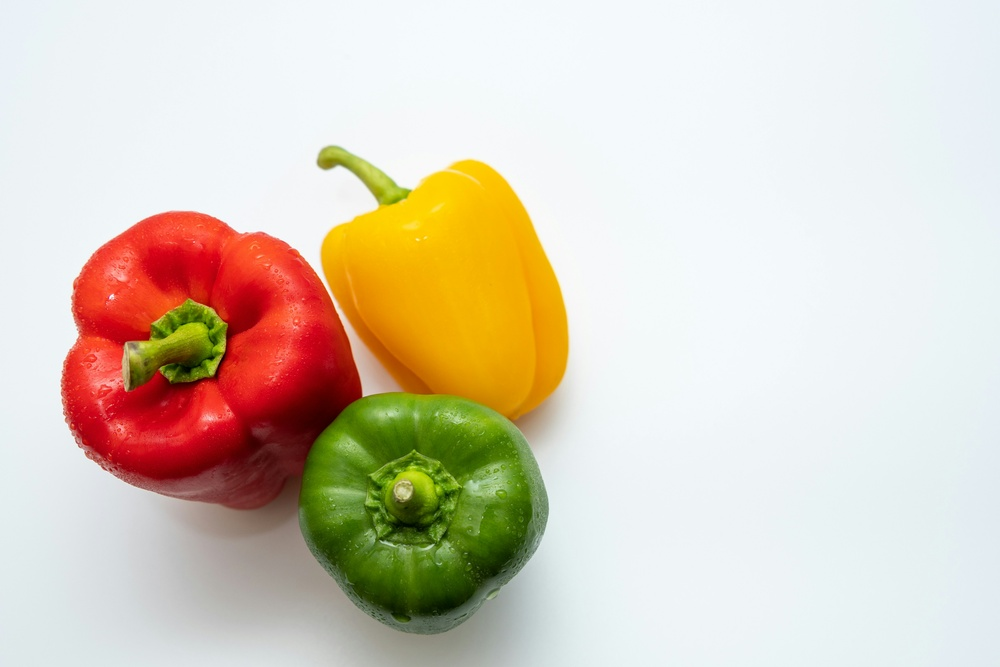
#> input picture images/input/peppers.jpg, 1000 x 667 px, shrunk from 5568 x 3712 before the run
$ jupyter execute color_space_conversions_analysis.ipynb   (shell and % lines are left out)
#> lines starting #> are read from the running program, lines starting #| are printed output that depends on the picture
### src/color_utils.py
import cv2
import numpy as np

# [17 lines left out: functions generate_pure_color, bgr_to_hsv, not called in this run]

def hsv_to_bgr(image):
    """Convert HSV image back to BGR space."""
    return cv2.cvtColor(image, cv2.COLOR_HSV2BGR)

def bgr_to_rgb(image):
    """Convert BGR to RGB for matplotlib display."""
    return cv2.cvtColor(image, cv2.COLOR_BGR2RGB)

def rgb_to_cmy(image):
    """
    Convert RGB to CMY (subtractive model).
    Formula: C = 1-R, M = 1-G, Y = 1-B.
    """
    norm_img = image.astype(np.float32) / 255.0
    return 1.0 - norm_img

# [23 lines left out: functions apply_hsv_transfer, apply_sepia_filter, not called in this run]

### src/visualization.py
import matplotlib.pyplot as plt
import cv2

def show_image(image, title="Image", cmap=None, figsize=(6, 6)):
    """Display a single image (handles BGR/RGB swap automatically)."""
    plt.figure(figsize=figsize)
    if len(image.shape) == 3:
        # OpenCV uses BGR, Matplotlib uses RGB
        plt.imshow(cv2.cvtColor(image, cv2.COLOR_BGR2RGB))
    else:
        plt.imshow(image, cmap=cmap or 'gray')
    plt.title(title)
    plt.axis('off')
    plt.show()

def compare_results(images, titles, figsize=(15, 5), cmap=None):
    """Display multiple images side-by-side for comparative analysis."""
    n = len(images)
    fig, axes = plt.subplots(1, n, figsize=figsize)
    if n == 1: axes = [axes]

    for ax, img, title in zip(axes, images, titles):
        if len(img.shape) == 3:
            ax.imshow(cv2.cvtColor(img, cv2.COLOR_BGR2RGB))
        else:
            ax.imshow(img, cmap=cmap or 'gray')
        ax.set_title(title)
        ax.axis('off')
    plt.tight_layout()
    plt.show()

# [12 lines left out: function plot_histogram, not called in this run]

### notebooks/explorations/color_space_conversions_analysis.ipynb
# Color Space Conversions Analysis
**Experiments:** 10.5, 10.11, 10.15
**Focus:** Subtractive models (CMY), Perceptual uniformity (L*a*b*), and Compression models (YCbCr).

## Objectives
1. Implement and verify the RGB ↔ CMY round-trip conversion.
2. Analyze the L*a*b* color space components.
3. Explore the YCbCr model used in image compression.

[cell 1]
import sys
import os
import cv2
import numpy as np
import matplotlib.pyplot as plt

sys.path.append(os.path.abspath('../../'))

from src.color_utils import rgb_to_cmy
from src.visualization import compare_results, show_image

print("✓ Conversions Library Loaded!")

[cell 2]
# 1. Load an image (Lena or Peppers works best here)
img_bgr = cv2.imread('../../images/input/peppers.jpg')
#> img_bgr is the input picture: shape (667, 1000, 3); mean B, G, R 187.9, 205.3, 217.4
img_rgb = cv2.cvtColor(img_bgr, cv2.COLOR_BGR2RGB)

# 2. RGB to CMY (Using your src function)
cmy_img = rgb_to_cmy(img_rgb)
#> in rgb_to_cmy, `return 1.0 - norm_img`:
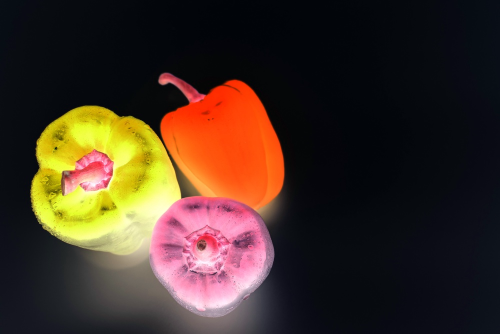
#> returned value: shape (667, 1000, 3) float32 (shown at 1/2 size); mean of channels 0, 1, 2 0.147, 0.195, 0.264; drawn as B, G, R

# 3. CMY to RGB (Inverse: RGB = 1 - CMY)
reconstructed_rgb = (1.0 - cmy_img) * 255
reconstructed_rgb = reconstructed_rgb.astype(np.uint8)

# 4. Round-trip Verification
mse = np.mean((img_rgb - reconstructed_rgb) ** 2)
#> mse = 0.108
print(f"Round-trip Mean Squared Error: {mse:.4f}")
#| Round-trip Mean Squared Error: 0.1084

# Visualize the CMY channels (Normalized 0-1)
c, m, y = cv2.split(cmy_img)
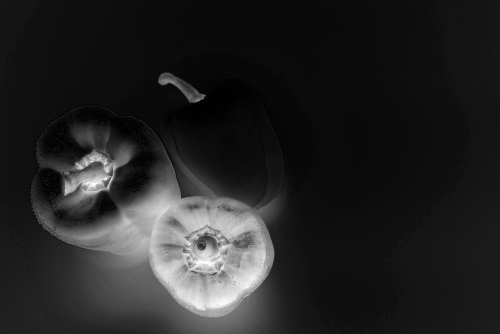
#> c: shape (667, 1000) float32 (shown at 1/2 size); min 0, max 1, mean 0.147
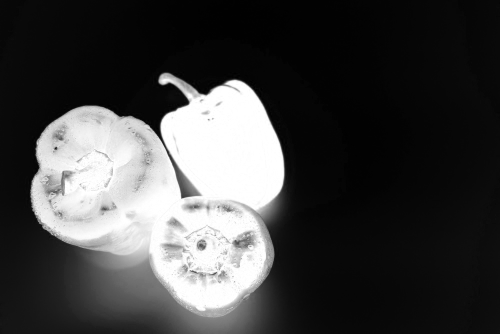
#> y: shape (667, 1000) float32 (shown at 1/2 size); min 0, max 1, mean 0.263
compare_results([c, m, y], ["Cyan Channel", "Magenta Channel", "Yellow Channel"], cmap='gray')
#> in compare_results, `n = len(images)`: n = 3
#> the loop in compare_results, `for ax, img, title in zip(axes, images, titles):` made 3 passes
#> title on passes 1 to 3: 'Cyan Channel', 'Magenta Channel', 'Yellow Channel'

[cell 3]
# Convert to LAB
lab_img = cv2.cvtColor(img_bgr, cv2.COLOR_BGR2LAB)
#> lab_img: shape (667, 1000, 3); mean of channels 0, 1, 2 213.8, 131.2, 139.1
l, a, b_chan = cv2.split(lab_img)

# Experiment: Manipulate the 'a' channel (Red-Green)
# Shifting 'a' can turn reds into greens
a_shifted = cv2.add(a, 50)
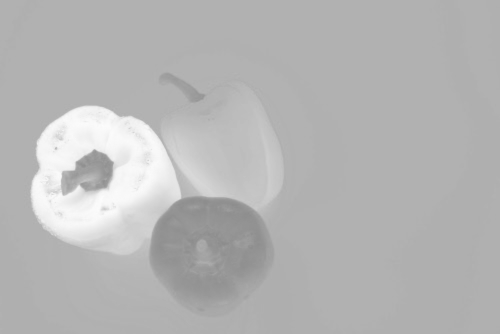
#> a_shifted: shape (667, 1000) (shown at 1/2 size); min 139, max 253, mean 181.2
lab_shifted = cv2.merge([l, a_shifted, b_chan])
#> lab_shifted: shape (667, 1000, 3); mean of channels 0, 1, 2 213.8, 181.2, 139.1
img_shifted = cv2.cvtColor(lab_shifted, cv2.COLOR_LAB2BGR)
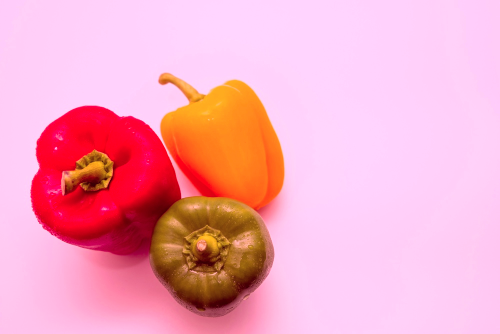
#> img_shifted: shape (667, 1000, 3) (shown at 1/2 size); mean B, G, R 192.8, 168, 244.4

compare_results([img_bgr, l, a, b_chan], ["Original", "L (Lightness)", "a (Red-Green)", "b (Blue-Yellow)"])
#> the loop in compare_results (call 2), `for ax, img, title in zip(axes, images, titles):` made 4 passes
show_image(img_shifted, "Shifted LAB (Color Axis Manipulation)")

[cell 4]
# Convert to YCbCr
ycbcr_img = cv2.cvtColor(img_bgr, cv2.COLOR_BGR2YCrCb)
#> ycbcr_img: shape (667, 1000, 3); mean of channels 0, 1, 2 207, 135.4, 117.1
y, cr, cb = cv2.split(ycbcr_img)
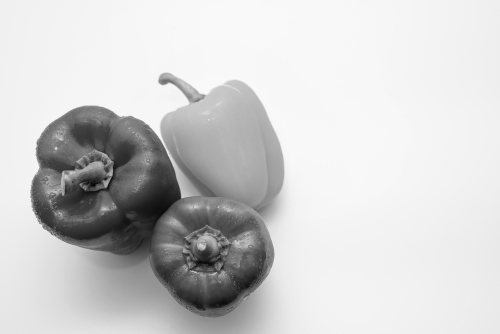
#> y: shape (667, 1000) (shown at 1/2 size); min 2, max 252, mean 207
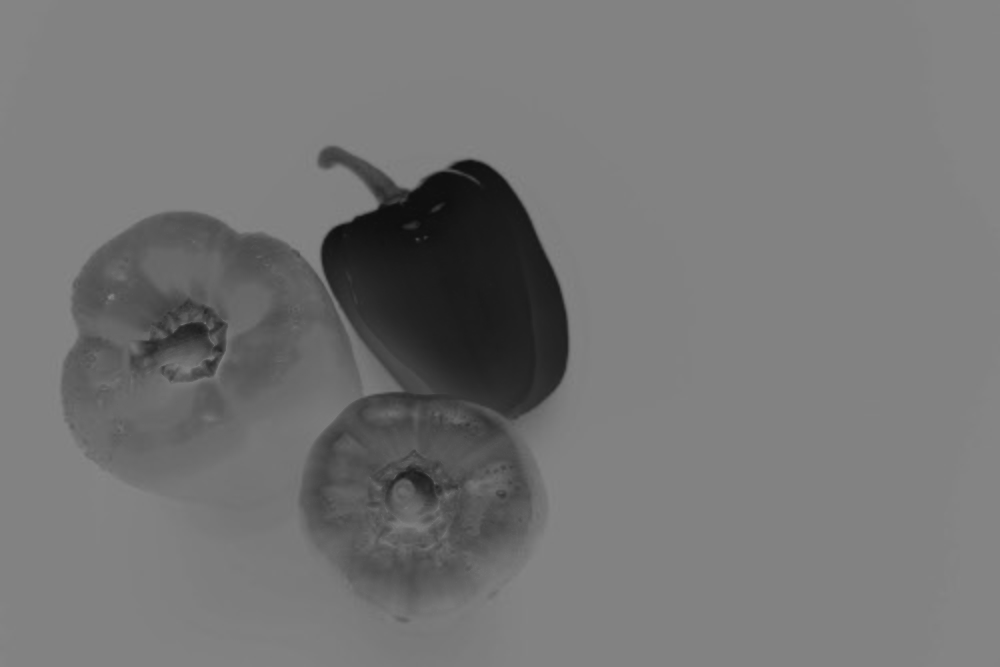
#> cb: shape (667, 1000); min 14, max 134, mean 117.1

# Visualize the separation
compare_results([img_bgr, y, cr, cb], ["Original", "Y (Luma)", "Cr (Red Chrominance)", "Cb (Blue Chrominance)"])

$ run again, with images/input/foggy.jpg copied over images/input/peppers.jpg
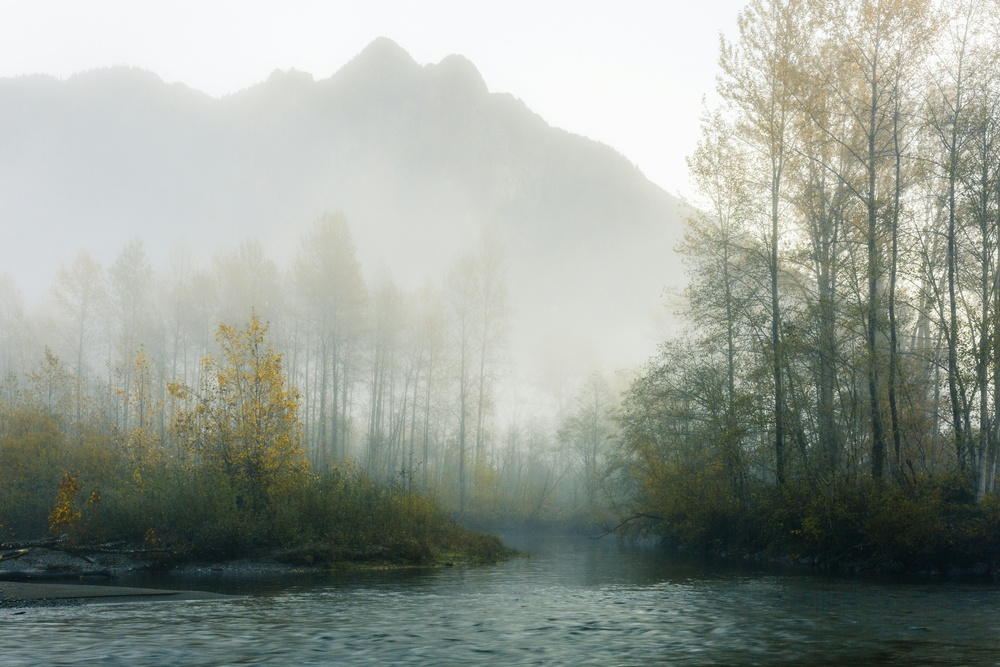
#> input picture images/input/foggy.jpg, 1000 x 667 px, shrunk from 5496 x 3664 before the run
#> img_bgr is the input picture: shape (667, 1000, 3); mean B, G, R 148, 156.4, 149.7
#> mse = 0.279
#| Round-trip Mean Squared Error: 0.2795
#> `c, m, y = cv2.split(cmy_img)`:
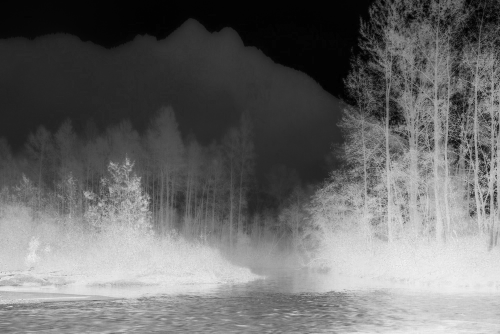
#> y: shape (667, 1000) float32 (shown at 1/2 size); min 0, max 0.988, mean 0.42
#> n = 3
#> the loop in compare_results, `for ax, img, title in zip(axes, images, titles):` made 3 passes
#> title on passes 1 to 3: 'Cyan Channel', 'Magenta Channel', 'Yellow Channel'
#> lab_img: shape (667, 1000, 3); mean of channels 0, 1, 2 159.5, 123.8, 131.7
#> lab_shifted: shape (667, 1000, 3); mean of channels 0, 1, 2 159.5, 173.8, 131.7
#> `img_shifted = cv2.cvtColor(lab_shifted, cv2.COLOR_LAB2BGR)`:
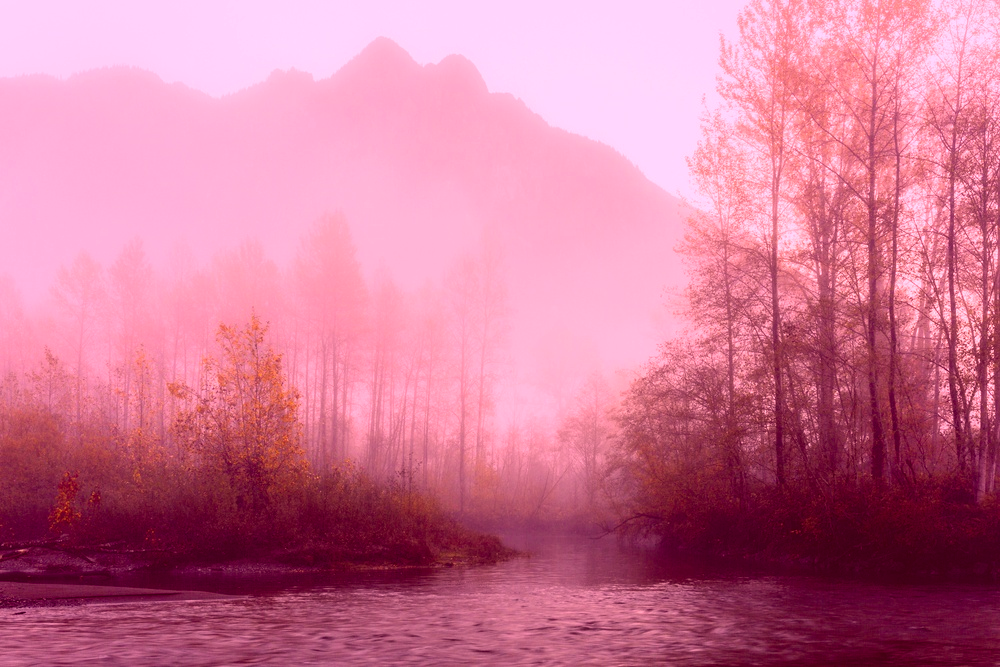
#> img_shifted: shape (667, 1000, 3); mean B, G, R 150.1, 119.1, 205.5
#> the loop in compare_results (call 2), `for ax, img, title in zip(axes, images, titles):` made 4 passes
#> ycbcr_img: shape (667, 1000, 3); mean of channels 0, 1, 2 153.4, 125.3, 124.9

$ run again, with images/input/fruits.jpg copied over images/input/peppers.jpg
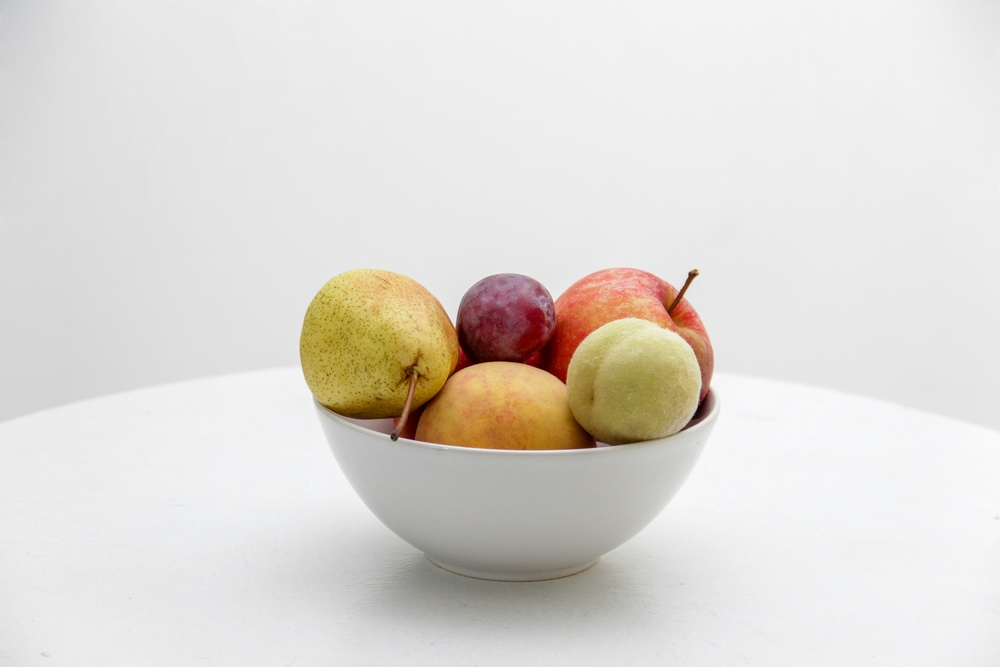
#> input picture images/input/fruits.jpg, 1000 x 667 px, shrunk from 5184 x 3456 before the run
#> img_bgr is the input picture: shape (667, 1000, 3); mean B, G, R 213.2, 218.5, 222.6
#> mse = 0.0316
#| Round-trip Mean Squared Error: 0.0316
#> n = 3
#> the loop in compare_results, `for ax, img, title in zip(axes, images, titles):` made 3 passes
#> title on passes 1 to 3: 'Cyan Channel', 'Magenta Channel', 'Yellow Channel'
#> lab_img: shape (667, 1000, 3); mean of channels 0, 1, 2 222.8, 129, 131.4
#> lab_shifted: shape (667, 1000, 3); mean of channels 0, 1, 2 222.8, 179, 131.4
#> `img_shifted = cv2.cvtColor(lab_shifted, cv2.COLOR_LAB2BGR)`:
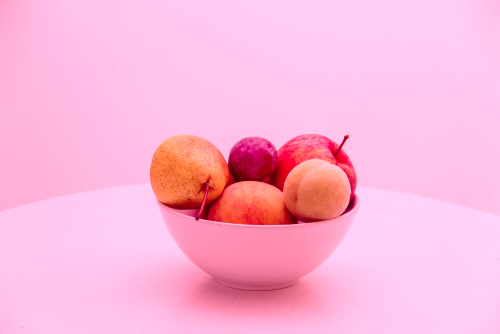
#> img_shifted: shape (667, 1000, 3) (shown at 1/2 size); mean B, G, R 215.6, 180.3, 251.6
#> the loop in compare_results (call 2), `for ax, img, title in zip(axes, images, titles):` made 4 passes
#> ycbcr_img: shape (667, 1000, 3); mean of channels 0, 1, 2 219.1, 130.5, 124.7
#> `y, cr, cb = cv2.split(ycbcr_img)`:
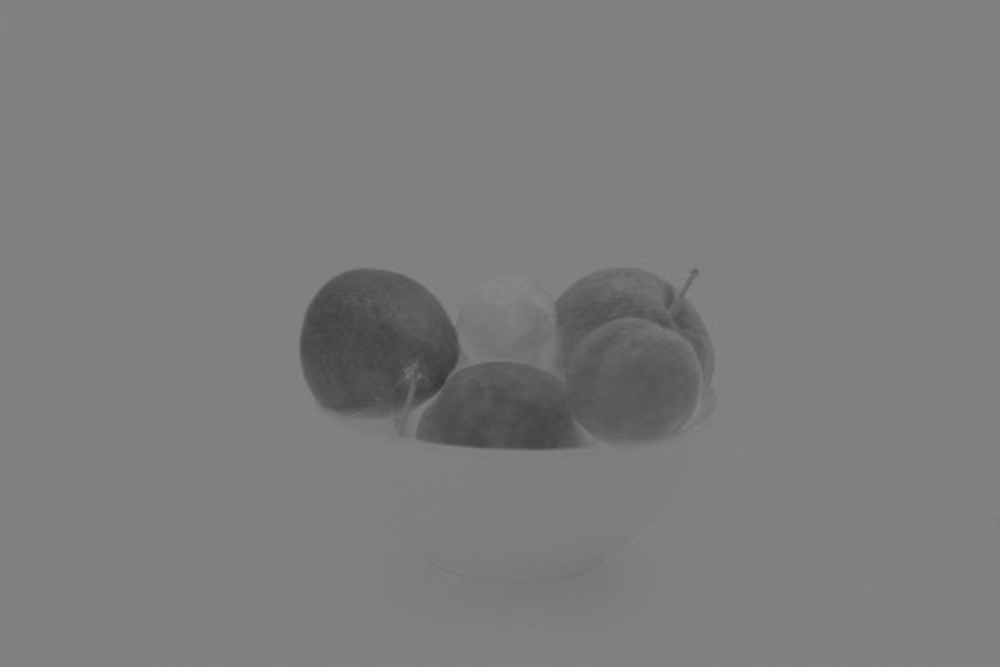
#> cb: shape (667, 1000); min 55, max 135, mean 124.7
